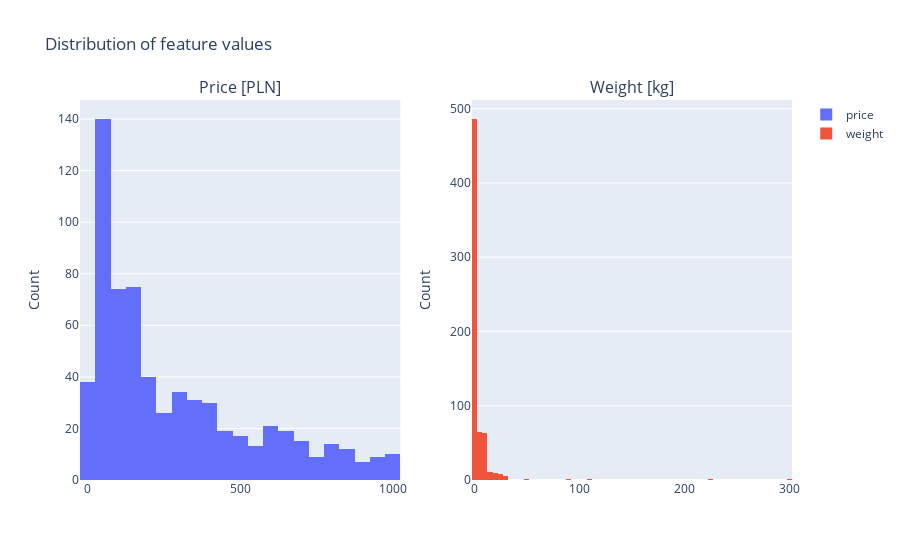

Source (notebook cell):
### Code cell
fig = make_subplots(1, 2, subplot_titles=('Price [PLN]', 'Weight [kg]'))

fig.add_trace(
    go.Histogram(x=df_products['price'], name='price'), row=1, col=1
)

fig.add_trace(
    go.Histogram(x=df_products['weight_kg'], name='weight'), row=1, col=2
)

fig.update_yaxes(title_text='Count')
fig.update_layout(title_text='Distribution of feature values')
fig.show()

### Figure 1 — Plotly figure (JSON) as saved in the notebook; plotly's stock layout.template omitted (floating-point values rounded to 4 significant figures; data arrays with more than 128 entries replaced by an {"elided": "..."} marker saying what was removed)
{"data": [{"name": "price", "type": "histogram", "x": {"elided": "653 float values"}, "xaxis": "x", "yaxis": "y"}, {"name": "weight", "type": "histogram", "x": {"elided": "653 float values"}, "xaxis": "x2", "yaxis": "y2"}], "layout": {"annotations": [{"font": {"size": 16}, "showarrow": false, "text": "Price [PLN]", "x": 0.225, "xanchor": "center", "xref": "paper", "y": 1, "yanchor": "bottom", "yref": "paper"}, {"font": {"size": 16}, "showarrow": false, "text": "Weight [kg]", "x": 0.775, "xanchor": "center", "xref": "paper", "y": 1, "yanchor": "bottom", "yref": "paper"}], "title": {"text": "Distribution of feature values"}, "xaxis": {"anchor": "y", "domain": [0, 0.45]}, "xaxis2": {"anchor": "y2", "domain": [0.55, 1]}, "yaxis": {"anchor": "x", "domain": [0, 1], "title": {"text": "Count"}}, "yaxis2": {"anchor": "x2", "domain": [0, 1], "title": {"text": "Count"}}}}
